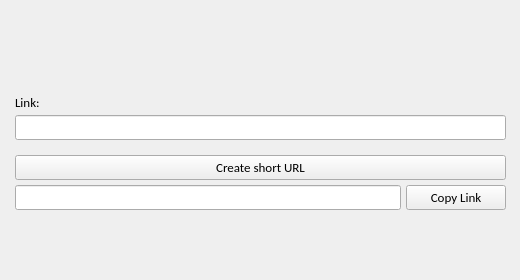
<?xml version="1.0" encoding="UTF-8"?>
<ui version="4.0">
 <class>MainWindow</class>
 <widget class="QMainWindow" name="MainWindow">
  <property name="geometry">
   <rect>
    <x>0</x>
    <y>0</y>
    <width>520</width>
    <height>280</height>
   </rect>
  </property>
  <property name="sizePolicy">
   <sizepolicy hsizetype="Fixed" vsizetype="Fixed">
    <horstretch>0</horstretch>
    <verstretch>0</verstretch>
   </sizepolicy>
  </property>
  <property name="minimumSize">
   <size>
    <width>520</width>
    <height>280</height>
   </size>
  </property>
  <property name="maximumSize">
   <size>
    <width>520</width>
    <height>280</height>
   </size>
  </property>
  <property name="font">
   <font>
    <family>Calibri</family>
    <pointsize>10</pointsize>
   </font>
  </property>
  <property name="windowTitle">
   <string>URL-shortener - pythonexplainedto.me</string>
  </property>
  <widget class="QWidget" name="centralwidget">
   <widget class="QWidget" name="verticalLayoutWidget">
    <property name="geometry">
     <rect>
      <x>10</x>
      <y>90</y>
      <width>501</width>
      <height>161</height>
     </rect>
    </property>
    <layout class="QVBoxLayout" name="verticalLayout">
     <property name="spacing">
      <number>0</number>
     </property>
     <property name="leftMargin">
      <number>5</number>
     </property>
     <property name="rightMargin">
      <number>5</number>
     </property>
     <item>
      <widget class="QLabel" name="linkLabel">
       <property name="minimumSize">
        <size>
         <width>0</width>
         <height>25</height>
        </size>
       </property>
       <property name="maximumSize">
        <size>
         <width>16777215</width>
         <height>25</height>
        </size>
       </property>
       <property name="font">
        <font>
         <family>Calibri</family>
         <pointsize>10</pointsize>
        </font>
       </property>
       <property name="text">
        <string>Link:</string>
       </property>
      </widget>
     </item>
     <item>
      <widget class="QLineEdit" name="providedUrl">
       <property name="minimumSize">
        <size>
         <width>0</width>
         <height>25</height>
        </size>
       </property>
       <property name="maximumSize">
        <size>
         <width>16777215</width>
         <height>25</height>
        </size>
       </property>
       <property name="font">
        <font>
         <family>Calibri</family>
         <pointsize>10</pointsize>
        </font>
       </property>
      </widget>
     </item>
     <item>
      <layout class="QGridLayout" name="gridLayout_2">
       <property name="leftMargin">
        <number>0</number>
       </property>
       <property name="topMargin">
        <number>5</number>
       </property>
       <property name="rightMargin">
        <number>0</number>
       </property>
       <property name="bottomMargin">
        <number>5</number>
       </property>
       <property name="spacing">
        <number>0</number>
       </property>
      </layout>
     </item>
     <item>
      <layout class="QVBoxLayout" name="verticalLayout_3">
       <property name="spacing">
        <number>0</number>
       </property>
       <property name="topMargin">
        <number>5</number>
       </property>
       <property name="bottomMargin">
        <number>5</number>
       </property>
       <item>
        <widget class="QPushButton" name="createUrl">
         <property name="minimumSize">
          <size>
           <width>0</width>
           <height>25</height>
          </size>
         </property>
         <property name="maximumSize">
          <size>
           <width>16777215</width>
           <height>25</height>
          </size>
         </property>
         <property name="font">
          <font>
           <family>Calibri</family>
           <pointsize>10</pointsize>
          </font>
         </property>
         <property name="text">
          <string>Create short URL</string>
         </property>
        </widget>
       </item>
       <item>
        <layout class="QHBoxLayout" name="horizontalLayout">
         <property name="spacing">
          <number>0</number>
         </property>
         <property name="topMargin">
          <number>5</number>
         </property>
         <property name="bottomMargin">
          <number>5</number>
         </property>
         <item>
          <widget class="QLineEdit" name="urlOutput">
           <property name="minimumSize">
            <size>
             <width>0</width>
             <height>25</height>
            </size>
           </property>
           <property name="maximumSize">
            <size>
             <width>16777215</width>
             <height>25</height>
            </size>
           </property>
           <property name="font">
            <font>
             <family>Calibri</family>
             <pointsize>10</pointsize>
            </font>
           </property>
          </widget>
         </item>
         <item>
          <spacer name="horizontalSpacer">
           <property name="orientation">
            <enum>Qt::Horizontal</enum>
           </property>
           <property name="sizeType">
            <enum>QSizePolicy::Fixed</enum>
           </property>
           <property name="sizeHint" stdset="0">
            <size>
             <width>5</width>
             <height>25</height>
            </size>
           </property>
          </spacer>
         </item>
         <item>
          <widget class="QPushButton" name="copyLink">
           <property name="minimumSize">
            <size>
             <width>100</width>
             <height>25</height>
            </size>
           </property>
           <property name="maximumSize">
            <size>
             <width>16777215</width>
             <height>25</height>
            </size>
           </property>
           <property name="font">
            <font>
             <family>Calibri</family>
             <pointsize>10</pointsize>
            </font>
           </property>
           <property name="text">
            <string>Copy Link</string>
           </property>
          </widget>
         </item>
        </layout>
       </item>
       <item>
        <spacer name="verticalSpacer">
         <property name="orientation">
          <enum>Qt::Vertical</enum>
         </property>
         <property name="sizeHint" stdset="0">
          <size>
           <width>20</width>
           <height>40</height>
          </size>
         </property>
        </spacer>
       </item>
      </layout>
     </item>
    </layout>
   </widget>
   <widget class="QLabel" name="bg">
    <property name="geometry">
     <rect>
      <x>0</x>
      <y>0</y>
      <width>520</width>
      <height>280</height>
     </rect>
    </property>
    <property name="text">
     <string/>
    </property>
    <property name="pixmap">
     <pixmap>bg.png</pixmap>
    </property>
   </widget>
   <zorder>bg</zorder>
   <zorder>verticalLayoutWidget</zorder>
  </widget>
  <widget class="QStatusBar" name="statusbar">
   <property name="sizeGripEnabled">
    <bool>false</bool>
   </property>
  </widget>
 </widget>
 <resources/>
 <connections/>
</ui>
